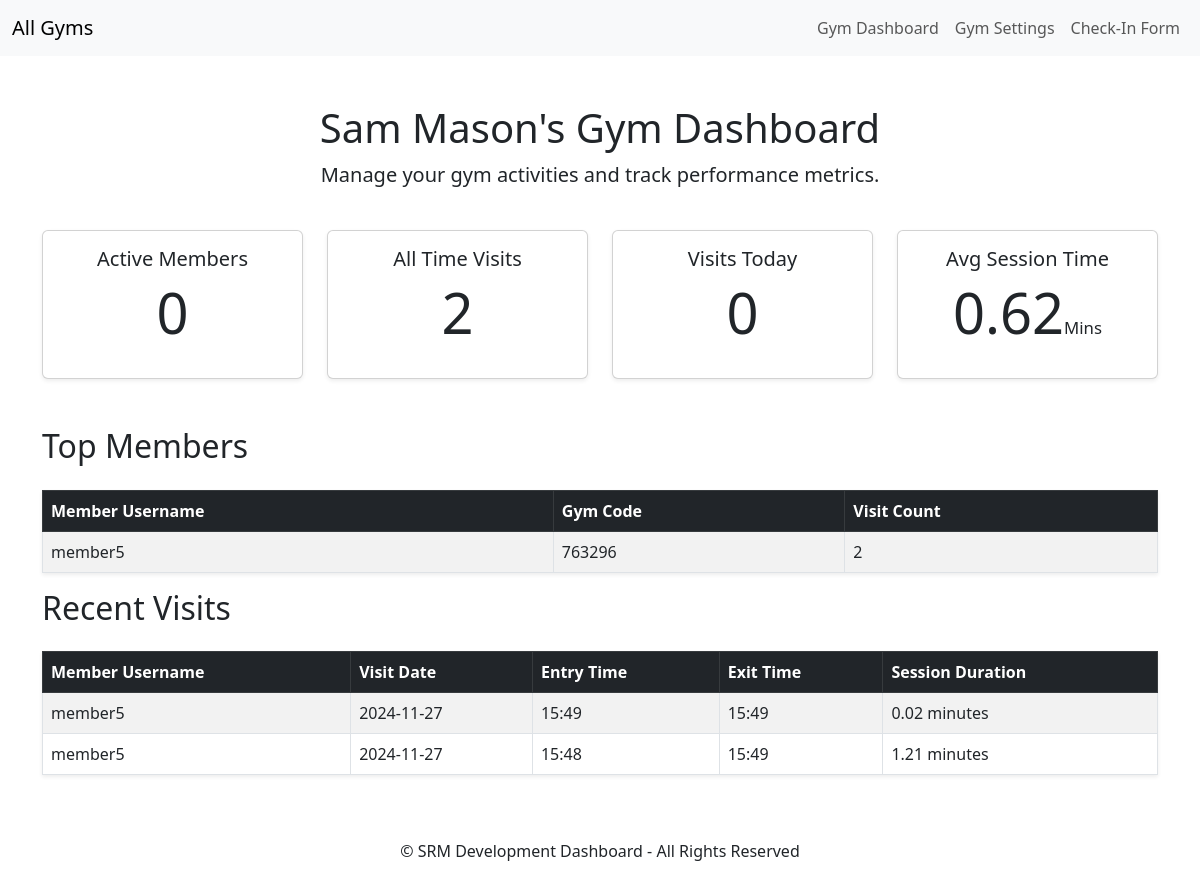
Before: /gym-c/dashboard/ (signed in) with the older database file.
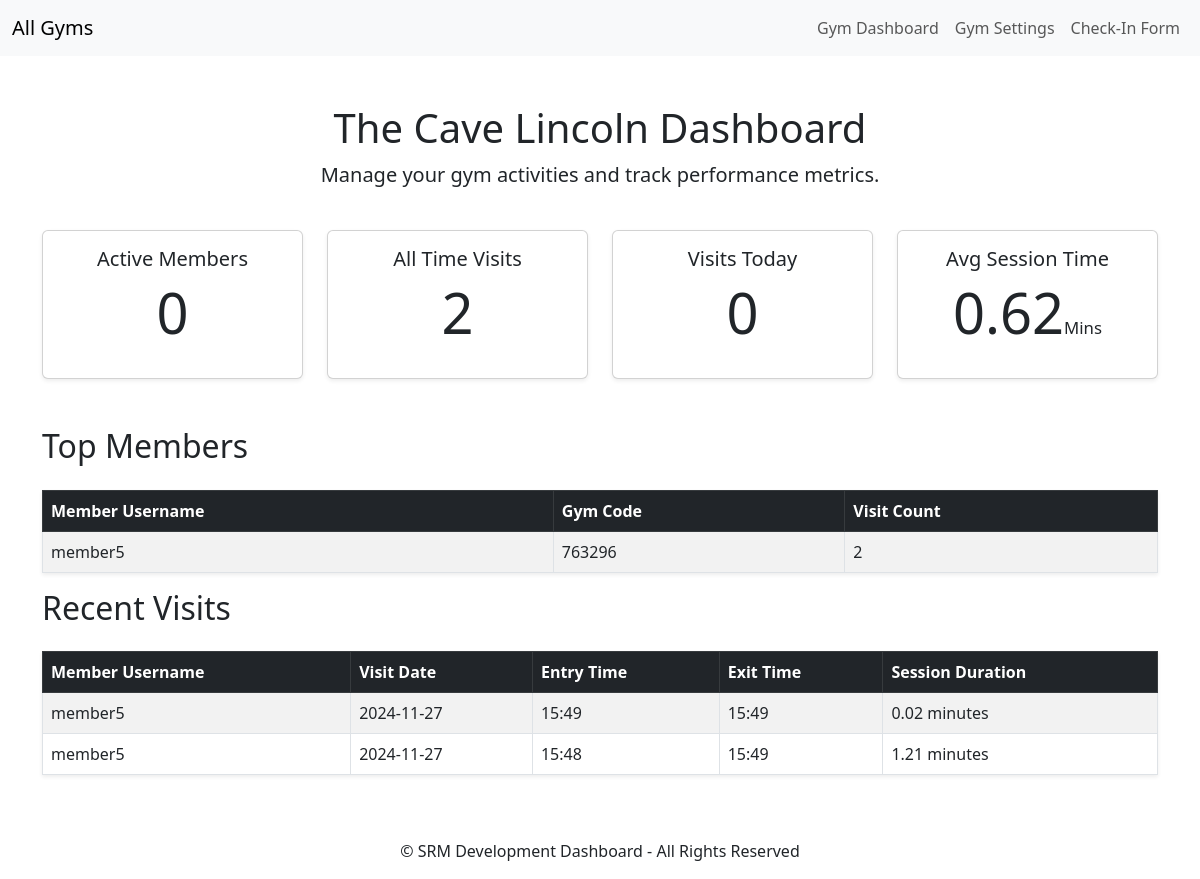
After: the same page with the newer database file.
### core/models.py (models this page shows, shortened)
class Gym(models.Model):
    gym_id = models.AutoField(primary_key=True)
    name = models.CharField(max_length=255)
    slug = models.SlugField(unique=True, blank=True)
    address = models.TextField(blank=True, null=True)
    contact_number = models.CharField(max_length=15, null=True)
    email = models.EmailField(max_length=255, blank=True, null=True)
    owners = models.ManyToManyField(GymOwner, related_name='gyms')

### core/views.py (the view)
# urls.py: path('<slug:slug>/dashboard/', views.gym_dashboard, name='gym_dashboard'),
@login_required
def gym_dashboard(request, slug):
    user = request.user
    gym = get_object_or_404(Gym, slug=slug)
    try:
        gym_owner = GymOwner.objects.get(user=user)
        if gym not in gym_owner.gyms.all():
            messages.error(request, "You are not authorized to access this gym's dashboard.")
            return redirect('login')
    except GymOwner.DoesNotExist:
        messages.error(request, "You are not authorized to access the dashboard of this gym.")
        return redirect('login')
    member_count = gym.members.count()
    active_members_count = Member.objects.filter(gym=gym, active=True).count()
    inactive_members_count = Member.objects.filter(gym=gym, active=False).count()
    total_visits = Visit.get_number_of_visits_per_gym(gym)
    today_visits = Visit.objects.filter(member__gym=gym, entry_time__date=timezone.now().date()).count()
    avg_session_time = Visit.get_average_session_time_per_gym(gym)
    top_visitors = (
        Visit.objects.filter(member__gym=gym, exit_time__isnull=False)
        .values('member__user__username', 'member__gym_code')
        .annotate(visit_count=Count('id'))
        .order_by('-visit_count')
        )[:10]
    recent_visits = (
        Visit.objects.filter(member__gym=gym, exit_time__isnull=False)
        .order_by('-entry_time')
        )[:10]
    for visit in recent_visits:
        if visit.exit_time:
            session_duration = visit.exit_time - visit.entry_time
            visit.session_duration = round(session_duration.total_seconds() / 60, 2)
        else:
            visit.session_duration = 0
    context = {
        'gym_name': gym.name,
        'member_count': member_count,
        'total_visits': total_visits,
        'today_visits': today_visits,
        'avg_session_time': avg_session_time,
        'top_visitors': top_visitors,
        'gym_slug': slug,
        'recent_visits': recent_visits,
        'active_members': active_members_count,
        'inactive_members': inactive_members_count,
    }
    return render(request, 'gym_dashboard.html', context)

### core/models.py (called while the page is built)
    @classmethod
    def get_number_of_visits_per_gym(cls, gym):
        return cls.objects.filter(member__gym=gym, exit_time__isnull=False).count()

    @classmethod
    def get_average_session_time_per_gym(cls, gym):
        visits = cls.objects.filter(member__gym=gym, exit_time__isnull=False)
        total_session_time = timedelta(seconds=0)
        valid_visits_count = 0
        for visit in visits:
            exit_time = visit.exit_time or (visit.entry_time + visit.default_exit_duration)
            total_session_time += (exit_time - visit.entry_time)
            valid_visits_count += 1
        if valid_visits_count > 0:
            average_session_time = total_session_time / valid_visits_count
            return round((average_session_time.total_seconds() / 60),2)  # Convert to minutes
        return 0  # No visits, return 0 minute

### core/templates/gym_dashboard.html (shortened to what this page needs)
{% extends 'base_gym.html' %}
{% block content %}
<div class="row mb-4">
    <div class="col text-center">
        <h1>{{ gym_name }} Dashboard</h1>
        <p class="lead">Manage your gym activities and track performance metrics.</p>
    </div>
</div>
<div class="row text-center mb-5">
    <div class="col-md-3">
        <div class="card shadow-sm">
            <div class="card-body">
                <h5 class="card-title">Active Members</h5>
                <p class="display-4">{{ active_members }}</p>
            </div>
        </div>
    </div>
    <div class="col-md-3">
        <div class="card shadow-sm">
            <div class="card-body">
                <h5 class="card-title">All Time Visits</h5>
                <p class="display-4">{{ total_visits }}</p>
            </div>
        </div>
    </div>
    <div class="col-md-3">
        <div class="card shadow-sm">
            <div class="card-body">
                <h5 class="card-title">Visits Today</h5>
                <p class="display-4">{{ today_visits }}</p>
            </div>
        </div>
    </div>
    <div class="col-md-3">
        <div class="card shadow-sm">
            <div class="card-body">
                <h5 class="card-title">Avg Session Time</h5>
                <p class="display-4">{{ avg_session_time }}<small style="font-size: 30%;">Mins</small></p>
            </div>
        </div>
    </div>
</div>
<div class="row">
    <div class="col">
        <h2 class="mb-4">Top Members</h2>
        <table class="table table-striped table-bordered shadow-sm">
            <thead class="table-dark">
                <tr>
                    <th>Member Username</th>
                    <th>Gym Code</th>
                    <th>Visit Count</th>
                </tr>
            </thead>
            <tbody>
                {% for visitor in top_visitors %}
                <tr>
                    <td>{{ visitor.member__user__username }}</td>
                    <td>{{ visitor.member__gym_code }}</td>
                    <td>{{ visitor.visit_count }}</td>
                </tr>
                {% empty %}
                <tr>
                    <td colspan="3" class="text-center">No visits available</td>
                </tr>
                {% endfor %}
            </tbody>
        </table>
    </div>
</div>
<div class="row">
    <div class="col">
        <h2 class="mb-4">Recent Visits</h2>
        <table class="table table-striped table-bordered shadow-sm">
            <thead class="table-dark">
                <tr>
                    <th>Member Username</th>
                    <th>Visit Date</th>
                    <th>Entry Time</th>
                    <th>Exit Time</th>
                    <th>Session Duration</th>
                </tr>
            </thead>
            <tbody>
                {% for visit in recent_visits %}
                <tr>
                    <td>{{ visit.member.user.username }}</td>
                    <td>{{ visit.entry_time|date:"Y-m-d" }}</td>
                    <td>{{ visit.entry_time|date:"H:i" }}</td>
                    <td>
                        {% if visit.exit_time %}
                            {{ visit.exit_time|date:"H:i" }}
                        {% else %}
                            Not yet exited
                        {% endif %}
                    </td>
                    <td>
                        {% if visit.session_duration %}
                            {{ visit.session_duration }} minutes
                        {% else %}
                            Ongoing ({{ visit.entry_time|date:"Y-m-d H:i" }})
                        {% endif %}
                    </td>
                </tr>
                {% empty %}
                <tr>
                    <td colspan="5" class="text-center">No Recent Visits</td>
                </tr>
                {% endfor %}
            </tbody>
        </table>
    </div>
</div>
{% endblock %}

Changed rows visible on the page:
changed Gym: name "Sam Mason's Gym" → "The Cave Lincoln"
